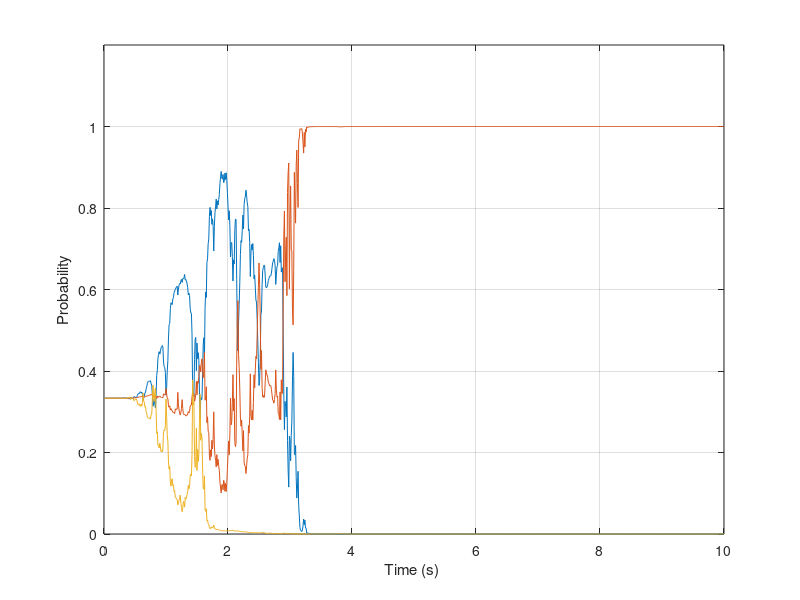
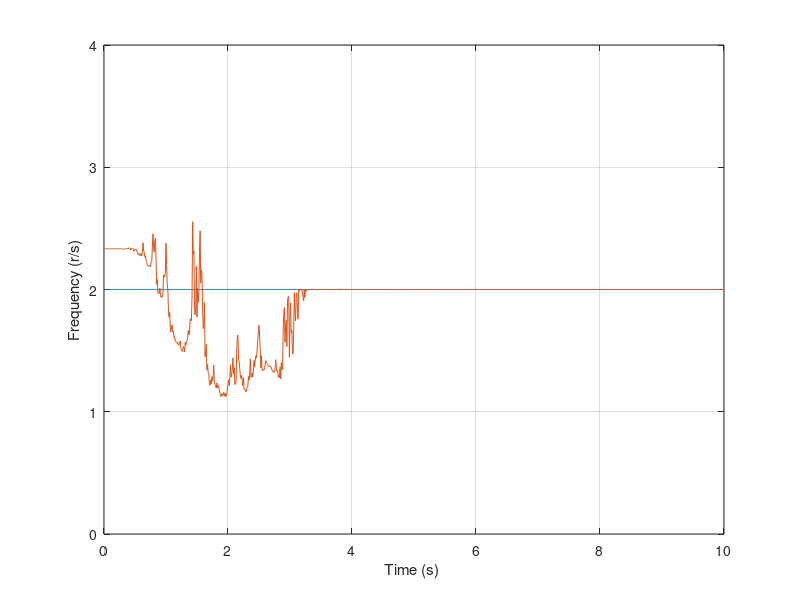
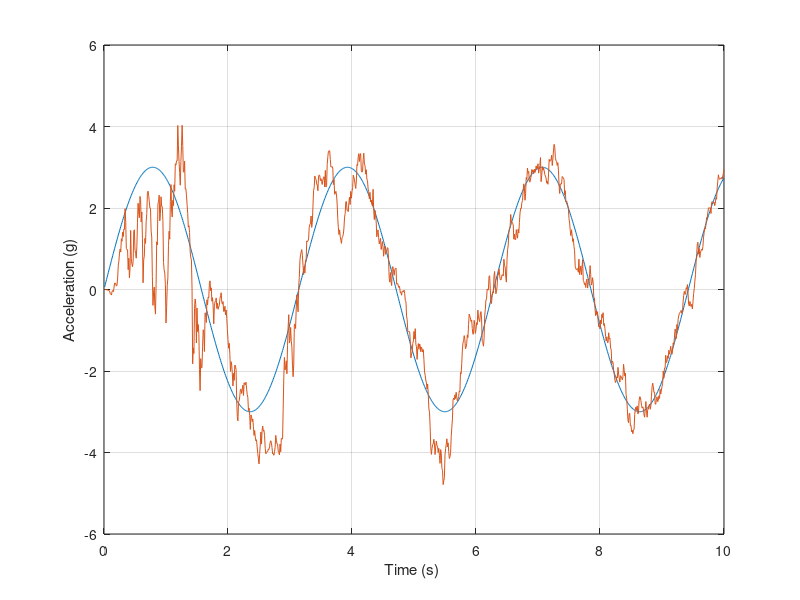

The MATLAB source for these figures, in order:
clear
count=0;
TAU=.5;
ORDER=4;
VC=9000.;
XLIM=322.;
W1=1.;
W2=2.;
W3=4.;
WREAL=2.;
XNT=96.6;
XNTREAL=96.6;
TS=.01;
YIC=0.;
VM=3000.;
HEDEG=0.;
HEDEGFIL=20.;
XNP=3.;
SIGRIN=.0001;
TF=10.;;
PHASE=0./57.3;
X1=W1*TS;
X2=W2*TS;
X3=W3*TS;
Y=YIC;
YD=-VM*HEDEG/57.3;
PHIS1=W1*W1*XNT*XNT/TF;
PHIS2=W2*W2*XNT*XNT/TF;
PHIS3=W3*W3*XNT*XNT/TF;
RTM=VC*TF;
SIGNOISE=SIGRIN;
SIGPOS=RTM*SIGNOISE;
SIGN2=SIGPOS^2;
PHI1=zeros([4,4]);
P1=zeros([4,4]);
Q1=zeros([4,4]);
IDNP=eye(4);
PHI2=zeros([4,4]);
P2=zeros([4,4]);
Q2=zeros([4,4]);
PHI3=zeros([4,4]);
P3=zeros([4,4]);
Q3=zeros([4,4]);

PHI1(1,1)=1;
PHI1(1,2)=TS;
PHI1(1,3)=(1-cos(X1))/(W1*W1);
PHI1(1,4)=(X1-sin(X1))/(W1*W1*W1);
PHI1(2,2)=1;
PHI1(2,3)=sin(X1)/W1;
PHI1(2,4)=(1-cos(X1))/(W1*W1);
PHI1(3,3)=cos(X1);
PHI1(3,4)=sin(X1)/W1;
PHI1(4,3)=-W1*sin(X1);
PHI1(4,4)=cos(X1);
	
PHI2(1,1)=1;
PHI2(1,2)=TS;
PHI2(1,3)=(1-cos(X2))/(W2*W2);
PHI2(1,4)=(X2-sin(X2))/(W2*W2*W2);
PHI2(2,2)=1;
PHI2(2,3)=sin(X2)/W2;
PHI2(2,4)=(1-cos(X2))/(W2*W2);
PHI2(3,3)=cos(X2);
PHI2(3,4)=sin(X2)/W2;
PHI2(4,3)=-W2*sin(X2);
PHI2(4,4)=cos(X2);
	
PHI3(1,1)=1;
PHI3(1,2)=TS;
PHI3(1,3)=(1-cos(X3))/(W3*W3);
PHI3(1,4)=(X3-sin(X3))/(W3*W3*W3);
PHI3(2,2)=1;
PHI3(2,3)=sin(X3)/W3;
PHI3(2,4)=(1-cos(X3))/(W3*W3);
PHI3(3,3)=cos(X3);
PHI3(3,4)=sin(X3)/W3;
PHI3(4,3)=-W3*sin(X3);
PHI3(4,4)=cos(X3);
	
Q1(1,1)=PHIS1*(.333*X1^3-2*sin(X1)+2*X1*cos(X1)+.5*X1-...
			   .25*sin(2*X1))/(W1^5);
Q1(1,2)=PHIS1*(.5*X1*X1-X1*sin(X1)+.5*sin(X1)*...
			   sin(X1))/(W1^4);
Q1(2,1)=Q1(1,2);
Q1(1,3)=PHIS1*(sin(X1)-X1*cos(X1)-.5*X1+...
			   .25*sin(2*X1))/(W1^3);
Q1(3,1)=Q1(1,3);
Q1(1,4)=PHIS1*(cos(X1)+X1*sin(X1)-.5*sin(X1)*...
			   sin(X1)-1)/(W1*W1);
Q1(4,1)=Q1(1,4);
Q1(2,2)=PHIS1*(1.5*X1-2*sin(X1)+.25*sin(2*X1))/(W1^3);
Q1(2,3)=PHIS1*(1-cos(X1)-.5*sin(X1)*sin(X1))/(W1*W1);
Q1(3,2)=Q1(2,3);
Q1(2,4)=PHIS1*(sin(X1)-.5*X1-.25*sin(2*X1))/W1;
Q1(4,2)=Q1(2,4);
Q1(3,3)=PHIS1*(.5*X1-.25*sin(2*X1))/W1;
Q1(3,4)=.5*PHIS1*sin(X1)*sin(X1);
Q1(4,3)=Q1(3,4);
Q1(4,4)=W1*PHIS1*(.5*X1+.25*sin(2*X1));
	
Q2(1,1)=PHIS2*(.333*X2^3-2*sin(X2)+2*X2*cos(X2)...
			   +.5*X2-.25*sin(2*X2))/(W2^5);
Q2(1,2)=PHIS2*(.5*X2*X2-X2*sin(X2)+.5*sin(X2)...
			   *sin(X2))/(W2^4);
Q2(2,1)=Q2(1,2);
Q2(1,3)=PHIS2*(sin(X2)-X2*cos(X2)-.5*X2+.25*...
			   sin(2*X2))/(W2^3);
Q2(3,1)=Q2(1,3);
Q2(1,4)=PHIS2*(cos(X2)+X2*sin(X2)-.5*sin(X2)*...
			   sin(X2)-1)/(W2*W2);
Q2(4,1)=Q2(1,4);
Q2(2,2)=PHIS2*(1.5*X2-2*sin(X2)+.25*sin(2*X2))/(W2^3);
Q2(2,3)=PHIS2*(1-cos(X2)-.5*sin(X2)*sin(X2))/(W2*W2);
Q2(3,2)=Q2(2,3);
Q2(2,4)=PHIS2*(sin(X2)-.5*X2-.25*sin(2*X2))/W2;
Q2(4,2)=Q2(2,4);
Q2(3,3)=PHIS2*(.5*X2-.25*sin(2*X2))/W2;
Q2(3,4)=.5*PHIS2*sin(X2)*sin(X2);
Q2(4,3)=Q2(3,4);
Q2(4,4)=W2*PHIS2*(.5*X2+.25*sin(2*X2));
	
Q3(1,1)=PHIS3*(.333*X3^3-2*sin(X3)+2*X3*cos(X3)+...
			   .5*X3-.25*sin(2*X3))/(W3^5);
Q3(1,2)=PHIS3*(.5*X3*X3-X3*sin(X3)+.5*sin(X3)*...
			   sin(X3))/(W3^4);
Q3(2,1)=Q3(1,2);
Q3(1,3)=PHIS3*(sin(X3)-X3*cos(X3)-.5*X3+.25*...
			   sin(2*X3))/(W3^3);
Q3(3,1)=Q3(1,3);
Q3(1,4)=PHIS3*(cos(X3)+X3*sin(X3)-.5*sin(X3)*...
			   sin(X3)-1)/(W3*W3);
Q3(4,1)=Q3(1,4);
Q3(2,2)=PHIS3*(1.5*X3-2*sin(X3)+.25*sin(2*X3))/(W3^3);
Q3(2,3)=PHIS3*(1-cos(X3)-.5*sin(X3)*sin(X3))/(W3*W3);
Q3(3,2)=Q3(2,3);
Q3(2,4)=PHIS3*(sin(X3)-.5*X3-.25*sin(2*X3))/W3;
Q3(4,2)=Q3(2,4);
Q3(3,3)=PHIS3*(.5*X3-.25*sin(2*X3))/W3;
Q3(3,4)=.5*PHIS3*sin(X3)*sin(X3);
Q3(4,3)=Q3(3,4);
Q3(4,4)=W3*PHIS3*(.5*X3+.25*sin(2*X3));

P1(1,1)=SIGN2;
P1(2,2)=(VM*HEDEGFIL/57.3)^2;
P1(3,3)=XNT*XNT;
P1(4,4)=W1*W1*XNT*XNT;
	
P2(1,1)=SIGN2;
P2(2,2)=(VM*HEDEGFIL/57.3)^2;
P2(3,3)=XNT*XNT;
P2(4,4)=W2*W2*XNT*XNT;
	
P3(1,1)=SIGN2;
P3(2,2)=(VM*HEDEGFIL/57.3)^2;
P3(3,3)=XNT*XNT;
P3(4,4)=W3*W3*XNT*XNT;
	
HMAT=[1 0 0 0];
HT=HMAT';
PHIT1=PHI1';
PHIT2=PHI2';
PHIT3=PHI3';
T=0.;
H=.001;
S=0.;
XNC=0.;
XNL=0.;
XLAM=Y/RTM;
YTDD=XNTREAL*sin(WREAL*T);
YTDDD=XNTREAL*WREAL*cos(WREAL*T);
	
YH1=0.;
YDH1=0.;
YTDDH1=0.;
YTDDDH1=0.;
	
YH2=0.;
YDH2=0.;
YTDDH2=0.;
YTDDDH2=0.;
	
YH3=0.;
YDH3=0.;
YTDDH3=0.;
YTDDDH3=0.;
	
PROB1=.333;
PROB2=.333;
PROB3=.333;
while T<=(TF-.0001)
	S=S+H;
 	YOLD=Y;
	YDOLD=YD;
	XNLOLD=XNL;
	STEP=1;
	FLAG=0;
	while STEP <=1
		if FLAG==1
			STEP=2;
 			Y=Y+H*YD;
 			YD=YD+H*YDD;
			XNL=XNL+H*XNLD;
			T=T+H;
		end
		TGO=TF-T+.000001;
		RTM=VC*TGO;
		XLAM=Y/(VC*TGO);
		YTDD=XNTREAL*sin(WREAL*T);
		XNLD=(XNC-XNL)/TAU;
		YDD=YTDD-XNL;
		FLAG=1;
	end
	FLAG=0;
 	Y=.5*(YOLD+Y+H*YD);
 	YD=.5*(YDOLD+YD+H*YDD);
	XNL=.5*(XNLOLD+XNL+H*XNLD);
	if S>=(TS-.00001)
 		S=0.;
		TGO=TF-T+.000001;
		RTM=VC*TGO;
		SIGPOS=RTM*SIGNOISE;
		SIGN2=SIGPOS^2;
		PHIP1=PHI1*P1;
		PHIPPHIT1=PHIP1*PHIT1;
		M1=PHIPPHIT1+Q1;
 		HM1=HMAT*M1;
 		HMHT1=HM1*HT;
		HMHTR1=HMHT1(1,1)+SIGN2;
		HMHTRINV1(1,1)=1./HMHTR1;
		MHT1=M1*HT;
		GAIN1=MHT1*HMHTRINV1;
		KH1=GAIN1*HMAT;
		IKH1=IDNP-KH1;
		P1=IKH1*M1;
		
		PHIP2=PHI2*P2;
		PHIPPHIT2=PHIP2*PHIT2;
		M2=PHIPPHIT2+Q2;
 		HM2=HMAT*M2;
 		HMHT2=HM2*HT;
		HMHTR2=HMHT2(1,1)+SIGN2;
		HMHTRINV2(1,1)=1./HMHTR2;
		MHT2=M2*HT;
		GAIN2=MHT2*HMHTRINV2;
		KH2=GAIN2*HMAT;
		IKH2=IDNP-KH2;
		P2=IKH2*M2;
		
		PHIP3=PHI3*P3;
		PHIPPHIT3=PHIP3*PHIT3;
		M3=PHIPPHIT3+Q3;
 		HM3=HMAT*M3;
 		HMHT3=HM3*HT;
		HMHTR3=HMHT3(1,1)+SIGN2;
		HMHTRINV3(1,1)=1./HMHTR3;
		MHT3=M3*HT;
		GAIN3=MHT3*HMHTRINV3;
		KH3=GAIN3*HMAT;
		IKH3=IDNP-KH3;
		P3=IKH3*M3;
 	
		CPZ1=HMHTR1;
		CPZ2=HMHTR2;
		CPZ3=HMHTR3;
	
		YTDD=XNTREAL*sin(WREAL*T);
		YTDDD=XNTREAL*WREAL*cos(WREAL*T);
		XLAMNOISE=SIGNOISE*randn;
		YSTAR=RTM*(XLAM+XLAMNOISE);
	
		RES1=YSTAR-YH1-TS*YDH1-(1-cos(X1))*YTDDH1/...
			(W1*W1)-(X1-sin(X1))*YTDDDH1/(W1*W1*W1)...
			+.5*TS*TS*XNL;
		YH1=YH1+TS*YDH1+(1-cos(X1))*YTDDH1/(W1*W1)+...
			(X1-sin(X1))*YTDDDH1/(W1*W1*W1)+GAIN1(1,1)*RES1-...
			.5*TS*TS*XNL;
		YDH1=YDH1+sin(X1)*YTDDH1/W1+(1-cos(X1))*YTDDDH1/(W1*W1)...
			+GAIN1(2,1)*RES1-TS*XNL;
     		YTDDHNEW1=cos(X1)*YTDDH1+sin(X1)*YTDDDH1/W1+...
			GAIN1(3,1)*RES1;
		YTDDDH1=-W1*sin(X1)*YTDDH1+cos(X1)*YTDDDH1+GAIN1(4,1)*RES1;
		YTDDH1=YTDDHNEW1;
	
		RES2=YSTAR-YH2-TS*YDH2-(1-cos(X2))*YTDDH2/(W2*W2)-...
			(X2-sin(X2))*YTDDDH2/(W2*W2*W2)+.5*TS*TS*XNL;
		YH2=YH2+TS*YDH2+(1-cos(X2))*YTDDH2/(W2*W2)+...
			(X2-sin(X2))*YTDDDH2/(W2*W2*W2)+...
			GAIN2(1,1)*RES2-.5*TS*TS*XNL;
		YDH2=YDH2+sin(X2)*YTDDH2/W2+(1-cos(X2))*...
			YTDDDH2/(W2*W2)+GAIN2(2,1)*RES2-TS*XNL;
		YTDDHNEW2=cos(X2)*YTDDH2+sin(X2)*YTDDDH2/W2+...
			GAIN2(3,1)*RES2;
		YTDDDH2=-W2*sin(X2)*YTDDH2+cos(X2)*YTDDDH2...
			+GAIN2(4,1)*RES2;
		YTDDH2=YTDDHNEW2;
	
		RES3=YSTAR-YH3-TS*YDH3-(1-cos(X3))*YTDDH3/...
			(W3*W3)-(X3-sin(X3))*YTDDDH3/(W3*W3*W3)...
			+.5*TS*TS*XNL;
		YH3=YH3+TS*YDH3+(1-cos(X3))*YTDDH3/(W3*W3)+...
			(X3-sin(X3))*YTDDDH3/(W3*W3*W3)+...
			GAIN3(1,1)*RES3-.5*TS*TS*XNL;
		YDH3=YDH3+sin(X3)*YTDDH3/W3+(1-cos(X3))*...
			YTDDDH3/(W3*W3)+GAIN3(2,1)*RES3-TS*XNL;
		YTDDHNEW3=cos(X3)*YTDDH3+sin(X3)*YTDDDH3/W3+...
			GAIN3(3,1)*RES3;
		YTDDDH3=-W3*sin(X3)*YTDDH3+cos(X3)*YTDDDH3...
			+GAIN3(4,1)*RES3;
		YTDDH3=YTDDHNEW3;
	
		F1=exp(-.5*RES1*RES1/CPZ1)/sqrt(6.28*CPZ1);
		F2=exp(-.5*RES2*RES2/CPZ2)/sqrt(6.28*CPZ2);
		F3=exp(-.5*RES3*RES3/CPZ3)/sqrt(6.28*CPZ3);
	
		PROB1=PROB1*F1/(PROB1*F1+PROB2*F2+PROB3*F3);
		PROB2=PROB2*F2/(PROB1*F1+PROB2*F2+PROB3*F3);
		PROB3=PROB3*F3/(PROB1*F1+PROB2*F2+PROB3*F3);
	
		WHPZ=W1*PROB1+W2*PROB2+W3*PROB3;
		YHPZ=YH1*PROB1+YH2*PROB2+YH3*PROB3;
		YDHPZ=YDH1*PROB1+YDH2*PROB2+YDH3*PROB3;
		YTDDHPZ=YTDDH1*PROB1+YTDDH2*PROB2+YTDDH3*PROB3;
		YTDDDHPZ=YTDDDH1*PROB1+YTDDDH2*PROB2+...
			YTDDDH3*PROB3;
	
		XS=TGO/TAU;
		TOP=6.*XS*XS*(exp(-XS)-1.+XS);
		BOT1=2*XS*XS*XS+3.+6.*XS-6.*XS*XS;
		BOT2=-12.*XS*exp(-XS)-3.*exp(-2.*XS);
		XNPP=TOP/(.0001+BOT1+BOT2);
		C1=XNPP/(TGO*TGO);
		C2=XNPP/TGO;
		C3=XNPP*(1.-cos(WHPZ*TGO))/(WHPZ*WHPZ*TGO*TGO);
		C4=-XNPP*(exp(-XS)+XS-1.)/(XS*XS);
		C5=XNPP*(WHPZ*TGO-sin(WHPZ*TGO))/(WHPZ*...
				WHPZ*WHPZ*TGO*TGO);
		XNC=C1*YHPZ+C2*YDHPZ+C3*YTDDHPZ+C4*XNL+...
				C5*YTDDDHPZ;
		if XNC>XLIM
			XNC=XLIM;
		end
		if XNC<-XLIM
			XNC=-XLIM;
		end
		YTDDG=YTDD/32.2;
		YTDDHPZG=YTDDHPZ/32.2;
		count=count+1;
		ArrayT(count)=T;
		ArrayPROB1(count)=PROB1;
		ArrayPROB2(count)=PROB2;
		ArrayPROB3(count)=PROB3;
		ArrayWREAL(count)=WREAL;
		ArrayWHPZ(count)=WHPZ;
		ArrayYTDDG(count)=YTDDG;
		ArrayYTDDHPZG(count)=YTDDHPZG;
	end
end
output=[ArrayT',ArrayPROB1',ArrayPROB2',ArrayPROB3',...
		ArrayWREAL',ArrayWHPZ',ArrayYTDDG',...
		ArrayYTDDHPZG'];
save datfil.txt output /ascii
disp 'simulation finished'
clc
figure
plot(ArrayT,ArrayPROB1,ArrayT,ArrayPROB2,ArrayT,...
		ArrayPROB3),grid
xlabel('Time (s) ')
ylabel('Probability')	
axis([0 10 0 1.2])
figure
plot(ArrayT,ArrayWREAL,ArrayT,ArrayWHPZ),grid
xlabel('Time (s) ')
ylabel('Frequency (r/s)')	
axis([0 10 0 4])
figure
plot(ArrayT,ArrayYTDDG,ArrayT,ArrayYTDDHPZG),grid
xlabel('Time (s) ')
ylabel('Acceleration (g)')	
axis([0 10 -6 6])
